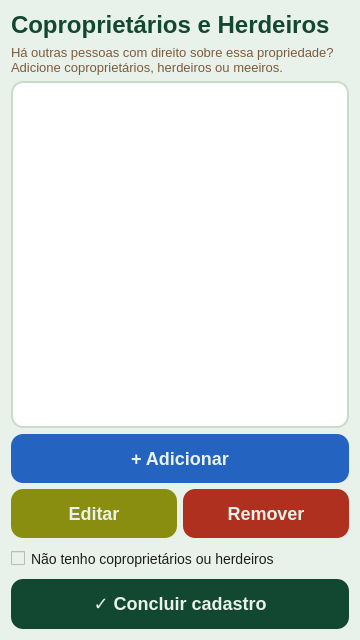
<?xml version="1.0" encoding="UTF-8"?>
<ui version="4.0">
 <class>Form</class>
 <widget class="QWidget" name="Form">
  <property name="geometry"><rect><x>0</x><y>0</y><width>360</width><height>640</height></rect></property>
  <property name="minimumSize"><size><width>360</width><height>640</height></size></property>
  <property name="maximumSize"><size><width>360</width><height>640</height></size></property>
  <property name="windowTitle"><string>Form</string></property>
  <property name="styleSheet">
   <string notr="true">QWidget { background-color: #E9F2EA; font-family: &quot;Roboto Flex&quot;; }
QPushButton { background-color: #124831; color: #E9F2EA; font-family: &quot;Roboto Flex&quot;; font-weight: 700; font-size: 18px; border-radius: 12px; padding: 14px; border: none; }
QPushButton:hover { background-color: #0a3020; }
QPushButton#new_coowner_button { background-color: #2563C0; }
QPushButton#update_coowner_button { background-color: #8a8e10; }
QPushButton#delete_coowner_button { background-color: #b03020; }
QLabel#title_label { font-family: &quot;Roboto Flex&quot;; font-weight: 800; font-size: 24px; color: #124831; }
QLabel#sub_label { font-size: 13px; color: #7C5A3C; }
QCheckBox { font-size: 14px; color: #1E1E1E; padding: 6px 0px; }
QListWidget { background-color: #FFFFFF; border: 1.5px solid #c8ddc9; border-radius: 12px; font-size: 14px; padding: 4px; }
QListWidget::item { padding: 10px 8px; border-bottom: 1px solid #e8f0e9; }
QListWidget::item:selected { background-color: #D6E6D4; color: #124831; border-radius: 8px; }</string>
  </property>
  <layout class="QVBoxLayout" name="verticalLayout">
   <item>
    <widget class="QLabel" name="title_label">
     <property name="text"><string>Coproprietários e Herdeiros</string></property>
    </widget>
   </item>
   <item>
    <widget class="QLabel" name="sub_label">
     <property name="text"><string>Há outras pessoas com direito sobre essa propriedade? Adicione coproprietários, herdeiros ou meeiros.</string></property>
     <property name="wordWrap"><bool>true</bool></property>
    </widget>
   </item>
   <item>
    <widget class="QListWidget" name="coowner_listwidget"/>
   </item>
   <item>
    <widget class="QPushButton" name="new_coowner_button">
     <property name="text"><string>+ Adicionar</string></property>
    </widget>
   </item>
   <item>
    <layout class="QHBoxLayout">
     <item>
      <widget class="QPushButton" name="update_coowner_button">
       <property name="text"><string>Editar</string></property>
      </widget>
     </item>
     <item>
      <widget class="QPushButton" name="delete_coowner_button">
       <property name="text"><string>Remover</string></property>
      </widget>
     </item>
    </layout>
   </item>
   <item>
    <widget class="QCheckBox" name="no_coowners_checkbox">
     <property name="text"><string>Não tenho coproprietários ou herdeiros</string></property>
    </widget>
   </item>
   <item>
    <widget class="QPushButton" name="done_button">
     <property name="text"><string>✓ Concluir cadastro</string></property>
    </widget>
   </item>
  </layout>
 </widget>
 <resources/>
 <connections/>
</ui>
